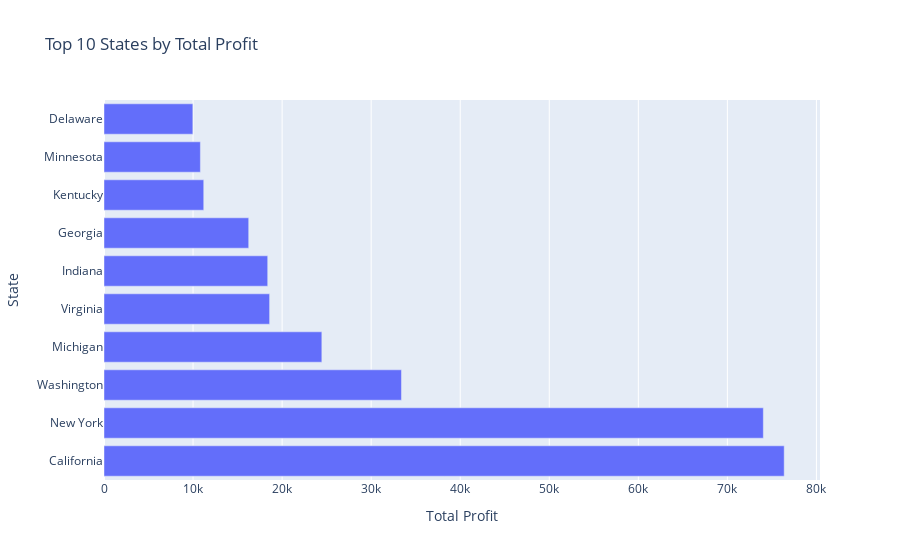
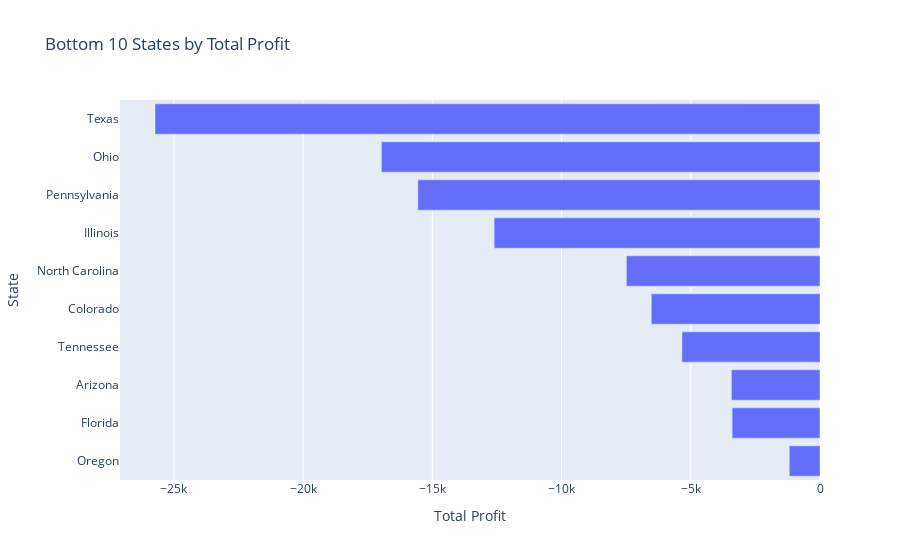

The notebook cell saved with these charts, in order:
### Code cell
import plotly.express as px

top10 = profit_by_state.head(10)
bottom10 = profit_by_state.tail(10)

fig_top = px.bar(
    top10,
    x="profit",
    y="state",
    orientation="h",
    title="Top 10 States by Total Profit",
    labels={"profit": "Total Profit", "state": "State"}
)
fig_top.update_layout(height=500)
fig_top.show()

fig_bottom = px.bar(
    bottom10,
    x="profit",
    y="state",
    orientation="h",
    title="Bottom 10 States by Total Profit",
    labels={"profit": "Total Profit", "state": "State"}
)
fig_bottom.update_layout(height=500)
fig_bottom.show()

### Figure 1 — Plotly figure (JSON) as saved in the notebook; plotly's stock layout.template omitted (floating-point values rounded to 4 significant figures)
{"data": [{"alignmentgroup": "True", "hovertemplate": "Total Profit=%{x}<br>State=%{y}<extra></extra>", "legendgroup": "", "marker": {"color": "#636efa", "pattern": {"shape": ""}}, "name": "", "offsetgroup": "", "orientation": "h", "showlegend": false, "textposition": "auto", "type": "bar", "x": [76380.0, 74040.0, 33400.0, 24460.0, 18600.0, 18380.0, 16250.0, 11200.0, 10820.0, 9977.0], "xaxis": "x", "y": ["California", "New York", "Washington", "Michigan", "Virginia", "Indiana", "Georgia", "Kentucky", "Minnesota", "Delaware"], "yaxis": "y"}], "layout": {"autosize": true, "barmode": "relative", "legend": {"tracegroupgap": 0}, "title": {"text": "Top 10 States by Total Profit"}, "xaxis": {"anchor": "y", "autorange": true, "domain": [0, 1], "range": [0, 80400.0], "title": {"text": "Total Profit"}, "type": "linear"}, "yaxis": {"anchor": "x", "autorange": true, "domain": [0, 1], "range": [-0.5, 9.5], "title": {"text": "State"}, "type": "category"}}}

### Figure 2 — Plotly figure (JSON) as saved in the notebook; plotly's stock layout.template omitted (floating-point values rounded to 4 significant figures)
{"data": [{"alignmentgroup": "True", "hovertemplate": "Total Profit=%{x}<br>State=%{y}<extra></extra>", "legendgroup": "", "marker": {"color": "#636efa", "pattern": {"shape": ""}}, "name": "", "offsetgroup": "", "orientation": "h", "showlegend": false, "textposition": "auto", "type": "bar", "x": [-1190.0, -3399.0, -3428.0, -5342.0, -6528.0, -7491.0, -12610.0, -15560.0, -16970.0, -25730.0], "xaxis": "x", "y": ["Oregon", "Florida", "Arizona", "Tennessee", "Colorado", "North Carolina", "Illinois", "Pennsylvania", "Ohio", "Texas"], "yaxis": "y"}], "layout": {"autosize": true, "barmode": "relative", "legend": {"tracegroupgap": 0}, "title": {"text": "Bottom 10 States by Total Profit"}, "xaxis": {"anchor": "y", "autorange": true, "domain": [0, 1], "range": [-27080.0, 0], "title": {"text": "Total Profit"}, "type": "linear"}, "yaxis": {"anchor": "x", "autorange": true, "domain": [0, 1], "range": [-0.5, 9.5], "title": {"text": "State"}, "type": "category"}}}
